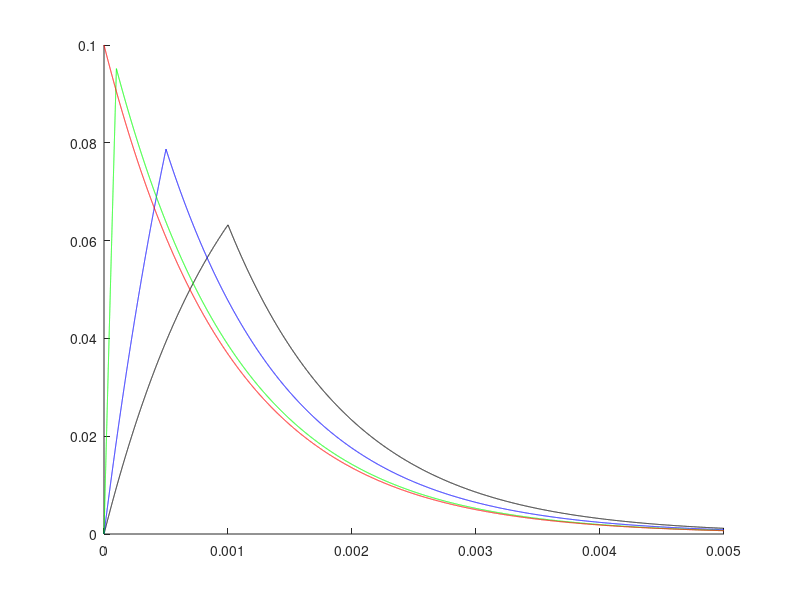

Write MATLAB code to recreate this figure.
%t=0:0.0001:0.01;
%y=(1-exp(-t*1000));
%plot(t,y)


X1_1=linspace(0,0.001,5000);
X1_2=linspace(0.001,0.005,10000);
Y1_1=0.1*(1-exp(-X1_1/0.001));
Y1_2=0.1*(exp((0.001-X1_2)/0.001)-exp(-X1_2/0.001));
hold on;
plot(X1_1,Y1_1,'black');
axis([0 0.005 0 0.1]);
plot(X1_2,Y1_2,'black');

X2_1=linspace(0,0.0005,5000);
X2_2=linspace(0.0005,0.005,10000);
Y2_1=0.2*(1-exp(-X2_1/0.001));
Y2_2=0.2*(exp((0.0005-X2_2)/0.001)-exp(-X2_2/0.001));
plot(X2_1,Y2_1,'blue');
plot(X2_2,Y2_2,'blue');

X3_1=linspace(0,0.0001,5000);
X3_2=linspace(0.0001,0.005,10000);
Y3_1=(1-exp(-X3_1/0.001));
Y3_2=(exp((0.0001-X3_2)/0.001)-exp(-X3_2/0.001));
plot(X3_1,Y3_1,'green');
plot(X3_2,Y3_2,'green');

X4=linspace(0,0.005,15000);
Y4=0.1*exp(-X4/0.001);
plot(X4,Y4,'r');